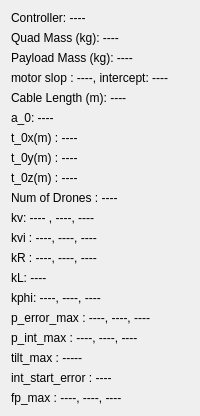
      <widget class="QWidget" name="tab">
       <attribute name="title">
        <string>Parameter</string>
       </attribute>
       <layout class="QHBoxLayout" name="horizontalLayout_10">
        <item>
         <layout class="QVBoxLayout" name="verticalLayout_14">
          <item>
           <widget class="QLabel" name="UAV0_controllername">
            <property name="text">
             <string>Controller: ----</string>
            </property>
           </widget>
          </item>
          <item>
           <widget class="QLabel" name="UAV0_Quadmass">
            <property name="text">
             <string>Quad Mass (kg): ----</string>
            </property>
           </widget>
          </item>
          <item>
           <widget class="QLabel" name="UAV0_Payloadmass">
            <property name="text">
             <string>Payload Mass (kg): ----</string>
            </property>
           </widget>
          </item>
          <item>
           <widget class="QLabel" name="UAV0_motor_para">
            <property name="text">
             <string>motor slop : ----, intercept: ----</string>
            </property>
           </widget>
          </item>
          <item>
           <widget class="QLabel" name="UAV0_Cablelength">
            <property name="text">
             <string>Cable Length (m): ----</string>
            </property>
           </widget>
          </item>
          <item>
           <widget class="QLabel" name="UAV0_a_j">
            <property name="text">
             <string>a_0: ----</string>
            </property>
           </widget>
          </item>
          <item>
           <widget class="QLabel" name="UAV0_t_jx">
            <property name="text">
             <string>t_0x(m) : ----</string>
            </property>
           </widget>
          </item>
          <item>
           <widget class="QLabel" name="UAV0_t_jy">
            <property name="text">
             <string>t_0y(m) : ----</string>
            </property>
           </widget>
          </item>
          <item>
           <widget class="QLabel" name="UAV0_t_jz">
            <property name="text">
             <string>t_0z(m) : ----</string>
            </property>
           </widget>
          </item>
          <item>
           <widget class="QLabel" name="UAV0_Numofdrones">
            <property name="text">
             <string>Num of Drones : ----</string>
            </property>
           </widget>
          </item>
          <item>
           <widget class="QLabel" name="UAV0_kv">
            <property name="text">
             <string>kv: ---- , ----, ----</string>
            </property>
           </widget>
          </item>
          <item>
           <widget class="QLabel" name="UAV0_kvi">
            <property name="text">
             <string>kvi : ----, ----, ----</string>
            </property>
           </widget>
          </item>
          <item>
           <widget class="QLabel" name="UAV0_kR">
            <property name="text">
             <string>kR : ----, ----, ----</string>
            </property>
           </widget>
          </item>
          <item>
           <widget class="QLabel" name="UAV0_kL">
            <property name="text">
             <string>kL: ----</string>
            </property>
           </widget>
          </item>
          <item>
           <widget class="QLabel" name="UAV0_kphi">
            <property name="text">
             <string>kphi: ----, ----, ----</string>
            </property>
           </widget>
          </item>
          <item>
           <widget class="QLabel" name="UAV0_p_error_max">
            <property name="text">
             <string>p_error_max : ----, ----, ----</string>
            </property>
           </widget>
          </item>
          <item>
           <widget class="QLabel" name="UAV0_p_int_max">
            <property name="text">
             <string>p_int_max : ----, ----, ----</string>
            </property>
           </widget>
          </item>
          <item>
           <widget class="QLabel" name="UAV0_tilt_max">
            <property name="text">
             <string>tilt_max : -----</string>
            </property>
           </widget>
          </item>
          <item>
           <widget class="QLabel" name="UAV0_int_start_error">
            <property name="text">
             <string>int_start_error : ----</string>
            </property>
           </widget>
          </item>
          <item>
           <widget class="QLabel" name="UAV0_fp_max">
            <property name="text">
             <string>fp_max : ----, ----, ----</string>
            </property>
           </widget>
          </item>
         </layout>
        </item>
       </layout>
      </widget>
